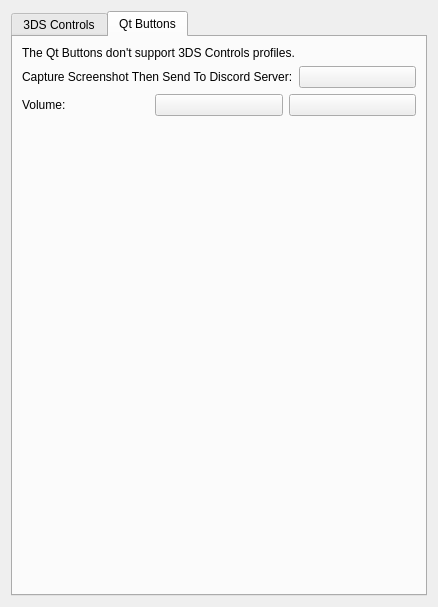
<?xml version="1.0" encoding="UTF-8"?>
<ui version="4.0">
 <class>ConfigureInput</class>
 <widget class="QWidget" name="ConfigureInput">
  <property name="geometry">
   <rect>
    <x>0</x>
    <y>0</y>
    <width>438</width>
    <height>601</height>
   </rect>
  </property>
  <property name="windowTitle">
   <string>ConfigureInput</string>
  </property>
  <layout class="QVBoxLayout" name="verticalLayout_5">
   <item>
    <widget class="QTabWidget" name="tabWidget">
     <property name="currentIndex">
      <number>1</number>
     </property>
     <widget class="QWidget" name="tab">
      <attribute name="title">
       <string>3DS Controls</string>
      </attribute>
      <layout class="QVBoxLayout" name="verticalLayout_7">
       <item>
        <layout class="QHBoxLayout" name="horizontalLayout_3">
         <item>
          <widget class="QLabel" name="label_5">
           <property name="text">
            <string>Profile</string>
           </property>
          </widget>
         </item>
         <item>
          <widget class="QComboBox" name="profile"/>
         </item>
         <item>
          <spacer name="horizontalSpacer_2">
           <property name="orientation">
            <enum>Qt::Horizontal</enum>
           </property>
           <property name="sizeHint" stdset="0">
            <size>
             <width>40</width>
             <height>20</height>
            </size>
           </property>
          </spacer>
         </item>
         <item>
          <widget class="QPushButton" name="buttonNew">
           <property name="text">
            <string>New</string>
           </property>
          </widget>
         </item>
         <item>
          <widget class="QPushButton" name="buttonDelete">
           <property name="text">
            <string>Delete</string>
           </property>
          </widget>
         </item>
         <item>
          <widget class="QPushButton" name="buttonRename">
           <property name="text">
            <string>Rename</string>
           </property>
          </widget>
         </item>
        </layout>
       </item>
       <item>
        <layout class="QGridLayout" name="gridLayout_7">
         <item row="3" column="0">
          <widget class="QGroupBox" name="faceButtons_5">
           <property name="title">
            <string>C-Stick</string>
           </property>
           <property name="flat">
            <bool>false</bool>
           </property>
           <property name="checkable">
            <bool>false</bool>
           </property>
           <layout class="QGridLayout" name="gridLayout_5">
            <item row="0" column="0">
             <layout class="QVBoxLayout" name="verticalLayout_21">
              <item>
               <widget class="QLabel" name="label_25">
                <property name="text">
                 <string>Left:</string>
                </property>
               </widget>
              </item>
              <item>
               <widget class="QPushButton" name="buttonCStickLeft">
                <property name="text">
                 <string/>
                </property>
               </widget>
              </item>
             </layout>
            </item>
            <item row="0" column="1">
             <layout class="QVBoxLayout" name="verticalLayout_22">
              <item>
               <widget class="QLabel" name="label_27">
                <property name="text">
                 <string>Right:</string>
                </property>
               </widget>
              </item>
              <item>
               <widget class="QPushButton" name="buttonCStickRight">
                <property name="text">
                 <string/>
                </property>
               </widget>
              </item>
             </layout>
            </item>
            <item row="1" column="0">
             <layout class="QVBoxLayout" name="verticalLayout_23">
              <item>
               <widget class="QLabel" name="label_28">
                <property name="text">
                 <string>Up:</string>
                </property>
               </widget>
              </item>
              <item>
               <widget class="QPushButton" name="buttonCStickUp">
                <property name="text">
                 <string/>
                </property>
               </widget>
              </item>
             </layout>
            </item>
            <item row="1" column="1">
             <layout class="QVBoxLayout" name="verticalLayout_24">
              <item>
               <widget class="QLabel" name="label_26">
                <property name="text">
                 <string>Down:</string>
                </property>
               </widget>
              </item>
              <item>
               <widget class="QPushButton" name="buttonCStickDown">
                <property name="text">
                 <string/>
                </property>
               </widget>
              </item>
             </layout>
            </item>
            <item row="2" column="0" colspan="2">
             <widget class="QPushButton" name="buttonCStickAnalog">
              <property name="text">
               <string>Set Analog Stick</string>
              </property>
             </widget>
            </item>
           </layout>
          </widget>
         </item>
         <item row="3" column="1">
          <widget class="QGroupBox" name="faceButtons_6">
           <property name="title">
            <string>Misc.</string>
           </property>
           <property name="flat">
            <bool>false</bool>
           </property>
           <property name="checkable">
            <bool>false</bool>
           </property>
           <layout class="QGridLayout" name="gridLayout_6">
            <item row="2" column="1">
             <layout class="QVBoxLayout" name="verticalLayout_33">
              <item>
               <widget class="QLabel" name="label_41">
                <property name="text">
                 <string>GPIO14:</string>
                </property>
               </widget>
              </item>
              <item>
               <widget class="QPushButton" name="buttonGpio14">
                <property name="text">
                 <string/>
                </property>
               </widget>
              </item>
             </layout>
            </item>
            <item row="1" column="0">
             <layout class="QVBoxLayout" name="verticalLayout_27">
              <item>
               <widget class="QLabel" name="label_31">
                <property name="text">
                 <string>Home:</string>
                </property>
               </widget>
              </item>
              <item>
               <widget class="QPushButton" name="buttonHome">
                <property name="text">
                 <string/>
                </property>
               </widget>
              </item>
             </layout>
            </item>
            <item row="0" column="0">
             <layout class="QVBoxLayout" name="verticalLayout_25">
              <item>
               <widget class="QLabel" name="label_29">
                <property name="text">
                 <string>Start:</string>
                </property>
               </widget>
              </item>
              <item>
               <widget class="QPushButton" name="buttonStart">
                <property name="text">
                 <string/>
                </property>
               </widget>
              </item>
             </layout>
            </item>
            <item row="0" column="1">
             <layout class="QVBoxLayout" name="verticalLayout_26">
              <item>
               <widget class="QLabel" name="label_30">
                <property name="text">
                 <string>Select:</string>
                </property>
               </widget>
              </item>
              <item>
               <widget class="QPushButton" name="buttonSelect">
                <property name="text">
                 <string/>
                </property>
               </widget>
              </item>
             </layout>
            </item>
            <item row="1" column="1">
             <layout class="QVBoxLayout" name="verticalLayout_28">
              <item>
               <widget class="QLabel" name="label_36">
                <property name="text">
                 <string>Circle Mod:</string>
                </property>
               </widget>
              </item>
              <item>
               <widget class="QPushButton" name="buttonCircleMod">
                <property name="text">
                 <string/>
                </property>
               </widget>
              </item>
             </layout>
            </item>
            <item row="2" column="0">
             <layout class="QVBoxLayout" name="verticalLayout_32">
              <item>
               <widget class="QLabel" name="label_40">
                <property name="text">
                 <string>Debug:</string>
                </property>
               </widget>
              </item>
              <item>
               <widget class="QPushButton" name="buttonDebug">
                <property name="text">
                 <string/>
                </property>
               </widget>
              </item>
             </layout>
            </item>
           </layout>
          </widget>
         </item>
         <item row="1" column="0">
          <widget class="QGroupBox" name="faceButtons">
           <property name="title">
            <string>Face Buttons</string>
           </property>
           <property name="flat">
            <bool>false</bool>
           </property>
           <property name="checkable">
            <bool>false</bool>
           </property>
           <layout class="QGridLayout" name="gridLayout">
            <item row="1" column="1">
             <layout class="QVBoxLayout" name="verticalLayout_4">
              <item>
               <widget class="QLabel" name="label_4">
                <property name="text">
                 <string>Y:</string>
                </property>
               </widget>
              </item>
              <item>
               <widget class="QPushButton" name="buttonY">
                <property name="text">
                 <string/>
                </property>
               </widget>
              </item>
             </layout>
            </item>
            <item row="1" column="0">
             <layout class="QVBoxLayout" name="verticalLayout_3">
              <item>
               <widget class="QLabel" name="label_3">
                <property name="text">
                 <string>X:</string>
                </property>
               </widget>
              </item>
              <item>
               <widget class="QPushButton" name="buttonX">
                <property name="text">
                 <string/>
                </property>
               </widget>
              </item>
             </layout>
            </item>
            <item row="0" column="1">
             <layout class="QVBoxLayout" name="verticalLayout_2">
              <item>
               <widget class="QLabel" name="label_2">
                <property name="text">
                 <string>B:</string>
                </property>
               </widget>
              </item>
              <item>
               <widget class="QPushButton" name="buttonB">
                <property name="text">
                 <string/>
                </property>
               </widget>
              </item>
             </layout>
            </item>
            <item row="0" column="0">
             <layout class="QVBoxLayout" name="verticalLayout">
              <item>
               <widget class="QLabel" name="label">
                <property name="text">
                 <string>A:</string>
                </property>
               </widget>
              </item>
              <item>
               <widget class="QPushButton" name="buttonA">
                <property name="text">
                 <string/>
                </property>
               </widget>
              </item>
             </layout>
            </item>
           </layout>
          </widget>
         </item>
         <item row="2" column="0">
          <widget class="QGroupBox" name="faceButtons_3">
           <property name="title">
            <string>Shoulder Buttons</string>
           </property>
           <property name="flat">
            <bool>false</bool>
           </property>
           <property name="checkable">
            <bool>false</bool>
           </property>
           <layout class="QGridLayout" name="gridLayout_3">
            <item row="0" column="0">
             <layout class="QVBoxLayout" name="verticalLayout_13">
              <item>
               <widget class="QLabel" name="label_17">
                <property name="text">
                 <string>L:</string>
                </property>
               </widget>
              </item>
              <item>
               <widget class="QPushButton" name="buttonL">
                <property name="text">
                 <string/>
                </property>
               </widget>
              </item>
             </layout>
            </item>
            <item row="0" column="1">
             <layout class="QVBoxLayout" name="verticalLayout_14">
              <item>
               <widget class="QLabel" name="label_19">
                <property name="text">
                 <string>R:</string>
                </property>
               </widget>
              </item>
              <item>
               <widget class="QPushButton" name="buttonR">
                <property name="text">
                 <string/>
                </property>
               </widget>
              </item>
             </layout>
            </item>
            <item row="1" column="0">
             <layout class="QVBoxLayout" name="verticalLayout_15">
              <item>
               <widget class="QLabel" name="label_20">
                <property name="text">
                 <string>ZL:</string>
                </property>
               </widget>
              </item>
              <item>
               <widget class="QPushButton" name="buttonZL">
                <property name="text">
                 <string/>
                </property>
               </widget>
              </item>
             </layout>
            </item>
            <item row="1" column="1">
             <layout class="QVBoxLayout" name="verticalLayout_16">
              <item>
               <widget class="QLabel" name="label_18">
                <property name="text">
                 <string>ZR:</string>
                </property>
               </widget>
              </item>
              <item>
               <widget class="QPushButton" name="buttonZR">
                <property name="text">
                 <string/>
                </property>
               </widget>
              </item>
             </layout>
            </item>
           </layout>
          </widget>
         </item>
         <item row="2" column="1">
          <widget class="QGroupBox" name="faceButtons_4">
           <property name="title">
            <string>Circle Pad</string>
           </property>
           <property name="flat">
            <bool>false</bool>
           </property>
           <property name="checkable">
            <bool>false</bool>
           </property>
           <layout class="QGridLayout" name="gridLayout_4">
            <item row="1" column="1">
             <layout class="QVBoxLayout" name="verticalLayout_19">
              <item>
               <widget class="QLabel" name="label_24">
                <property name="text">
                 <string>Up:</string>
                </property>
               </widget>
              </item>
              <item>
               <widget class="QPushButton" name="buttonCircleUp">
                <property name="text">
                 <string/>
                </property>
               </widget>
              </item>
             </layout>
            </item>
            <item row="1" column="2">
             <layout class="QVBoxLayout" name="verticalLayout_20">
              <item>
               <widget class="QLabel" name="label_22">
                <property name="text">
                 <string>Down:</string>
                </property>
               </widget>
              </item>
              <item>
               <widget class="QPushButton" name="buttonCircleDown">
                <property name="text">
                 <string/>
                </property>
               </widget>
              </item>
             </layout>
            </item>
            <item row="0" column="2">
             <layout class="QVBoxLayout" name="verticalLayout_18">
              <item>
               <widget class="QLabel" name="label_23">
                <property name="text">
                 <string>Right:</string>
                </property>
               </widget>
              </item>
              <item>
               <widget class="QPushButton" name="buttonCircleRight">
                <property name="text">
                 <string/>
                </property>
               </widget>
              </item>
             </layout>
            </item>
            <item row="2" column="1" colspan="2">
             <widget class="QPushButton" name="buttonCircleAnalog">
              <property name="text">
               <string>Set Analog Stick</string>
              </property>
             </widget>
            </item>
            <item row="0" column="1">
             <layout class="QVBoxLayout" name="verticalLayout_17">
              <item>
               <widget class="QLabel" name="label_21">
                <property name="text">
                 <string>Left:</string>
                </property>
               </widget>
              </item>
              <item>
               <widget class="QPushButton" name="buttonCircleLeft">
                <property name="text">
                 <string/>
                </property>
               </widget>
              </item>
             </layout>
            </item>
           </layout>
          </widget>
         </item>
         <item row="1" column="1">
          <widget class="QGroupBox" name="faceButtons_2">
           <property name="title">
            <string>Directional Pad</string>
           </property>
           <property name="flat">
            <bool>false</bool>
           </property>
           <property name="checkable">
            <bool>false</bool>
           </property>
           <layout class="QGridLayout" name="gridLayout_2">
            <item row="1" column="0">
             <layout class="QVBoxLayout" name="verticalLayout_12">
              <item>
               <widget class="QLabel" name="label_34">
                <property name="text">
                 <string>Up:</string>
                </property>
               </widget>
              </item>
              <item>
               <widget class="QPushButton" name="buttonDpadUp">
                <property name="text">
                 <string/>
                </property>
               </widget>
              </item>
             </layout>
            </item>
            <item row="1" column="1">
             <layout class="QVBoxLayout" name="verticalLayout_9">
              <item>
               <widget class="QLabel" name="label_35">
                <property name="text">
                 <string>Down:</string>
                </property>
               </widget>
              </item>
              <item>
               <widget class="QPushButton" name="buttonDpadDown">
                <property name="text">
                 <string/>
                </property>
               </widget>
              </item>
             </layout>
            </item>
            <item row="0" column="0">
             <layout class="QVBoxLayout" name="verticalLayout_10">
              <item>
               <widget class="QLabel" name="label_32">
                <property name="text">
                 <string>Left:</string>
                </property>
               </widget>
              </item>
              <item>
               <widget class="QPushButton" name="buttonDpadLeft">
                <property name="text">
                 <string/>
                </property>
               </widget>
              </item>
             </layout>
            </item>
            <item row="0" column="1">
             <layout class="QVBoxLayout" name="verticalLayout_11">
              <item>
               <widget class="QLabel" name="label_33">
                <property name="text">
                 <string>Right:</string>
                </property>
               </widget>
              </item>
              <item>
               <widget class="QPushButton" name="buttonDpadRight">
                <property name="text">
                 <string/>
                </property>
               </widget>
              </item>
             </layout>
            </item>
           </layout>
          </widget>
         </item>
        </layout>
       </item>
       <item>
        <layout class="QVBoxLayout" name="verticalLayout_6">
         <item>
          <layout class="QHBoxLayout" name="horizontalLayout">
           <item>
            <widget class="QPushButton" name="buttonMotionTouch">
             <property name="sizePolicy">
              <sizepolicy hsizetype="Minimum" vsizetype="Fixed">
               <horstretch>0</horstretch>
               <verstretch>0</verstretch>
              </sizepolicy>
             </property>
             <property name="sizeIncrement">
              <size>
               <width>0</width>
               <height>0</height>
              </size>
             </property>
             <property name="baseSize">
              <size>
               <width>0</width>
               <height>0</height>
              </size>
             </property>
             <property name="layoutDirection">
              <enum>Qt::LeftToRight</enum>
             </property>
             <property name="text">
              <string>Motion / Touch...</string>
             </property>
            </widget>
           </item>
           <item>
            <spacer name="horizontalSpacer">
             <property name="orientation">
              <enum>Qt::Horizontal</enum>
             </property>
             <property name="sizeHint" stdset="0">
              <size>
               <width>40</width>
               <height>20</height>
              </size>
             </property>
            </spacer>
           </item>
           <item>
            <widget class="QPushButton" name="buttonClearAll">
             <property name="sizePolicy">
              <sizepolicy hsizetype="Minimum" vsizetype="Fixed">
               <horstretch>0</horstretch>
               <verstretch>0</verstretch>
              </sizepolicy>
             </property>
             <property name="sizeIncrement">
              <size>
               <width>0</width>
               <height>0</height>
              </size>
             </property>
             <property name="baseSize">
              <size>
               <width>0</width>
               <height>0</height>
              </size>
             </property>
             <property name="layoutDirection">
              <enum>Qt::LeftToRight</enum>
             </property>
             <property name="text">
              <string>Clear All</string>
             </property>
            </widget>
           </item>
           <item>
            <widget class="QPushButton" name="buttonRestoreDefaults">
             <property name="sizePolicy">
              <sizepolicy hsizetype="Minimum" vsizetype="Fixed">
               <horstretch>0</horstretch>
               <verstretch>0</verstretch>
              </sizepolicy>
             </property>
             <property name="sizeIncrement">
              <size>
               <width>0</width>
               <height>0</height>
              </size>
             </property>
             <property name="baseSize">
              <size>
               <width>0</width>
               <height>0</height>
              </size>
             </property>
             <property name="layoutDirection">
              <enum>Qt::LeftToRight</enum>
             </property>
             <property name="text">
              <string>Restore Defaults</string>
             </property>
            </widget>
           </item>
          </layout>
         </item>
        </layout>
       </item>
      </layout>
     </widget>
     <widget class="QWidget" name="tab_2">
      <attribute name="title">
       <string>Qt Buttons</string>
      </attribute>
      <layout class="QVBoxLayout" name="verticalLayout_29">
       <item>
        <widget class="QLabel" name="label_8">
         <property name="text">
          <string>The Qt Buttons don't support 3DS Controls profiles.</string>
         </property>
        </widget>
       </item>
       <item>
        <layout class="QHBoxLayout" name="horizontalLayout_2">
         <item>
          <widget class="QLabel" name="label_6">
           <property name="text">
            <string>Capture Screenshot Then Send To Discord Server:</string>
           </property>
          </widget>
         </item>
         <item>
          <widget class="QPushButton" name="button_capture_screenshot_then_send_to_discord_server">
           <property name="text">
            <string/>
           </property>
          </widget>
         </item>
        </layout>
       </item>
       <item>
        <layout class="QHBoxLayout" name="horizontalLayout_4">
         <item>
          <widget class="QLabel" name="label_7">
           <property name="text">
            <string>Volume:</string>
           </property>
          </widget>
         </item>
         <item>
          <widget class="QPushButton" name="button_increase_volume">
           <property name="toolTip">
            <string>Increase Volume</string>
           </property>
           <property name="text">
            <string/>
           </property>
          </widget>
         </item>
         <item>
          <widget class="QPushButton" name="button_decrease_volume">
           <property name="toolTip">
            <string>Decrease Volume</string>
           </property>
           <property name="text">
            <string/>
           </property>
          </widget>
         </item>
        </layout>
       </item>
       <item>
        <spacer name="verticalSpacer">
         <property name="orientation">
          <enum>Qt::Vertical</enum>
         </property>
         <property name="sizeHint" stdset="0">
          <size>
           <width>20</width>
           <height>40</height>
          </size>
         </property>
        </spacer>
       </item>
      </layout>
     </widget>
    </widget>
   </item>
  </layout>
 </widget>
 <resources/>
 <connections/>
</ui>
